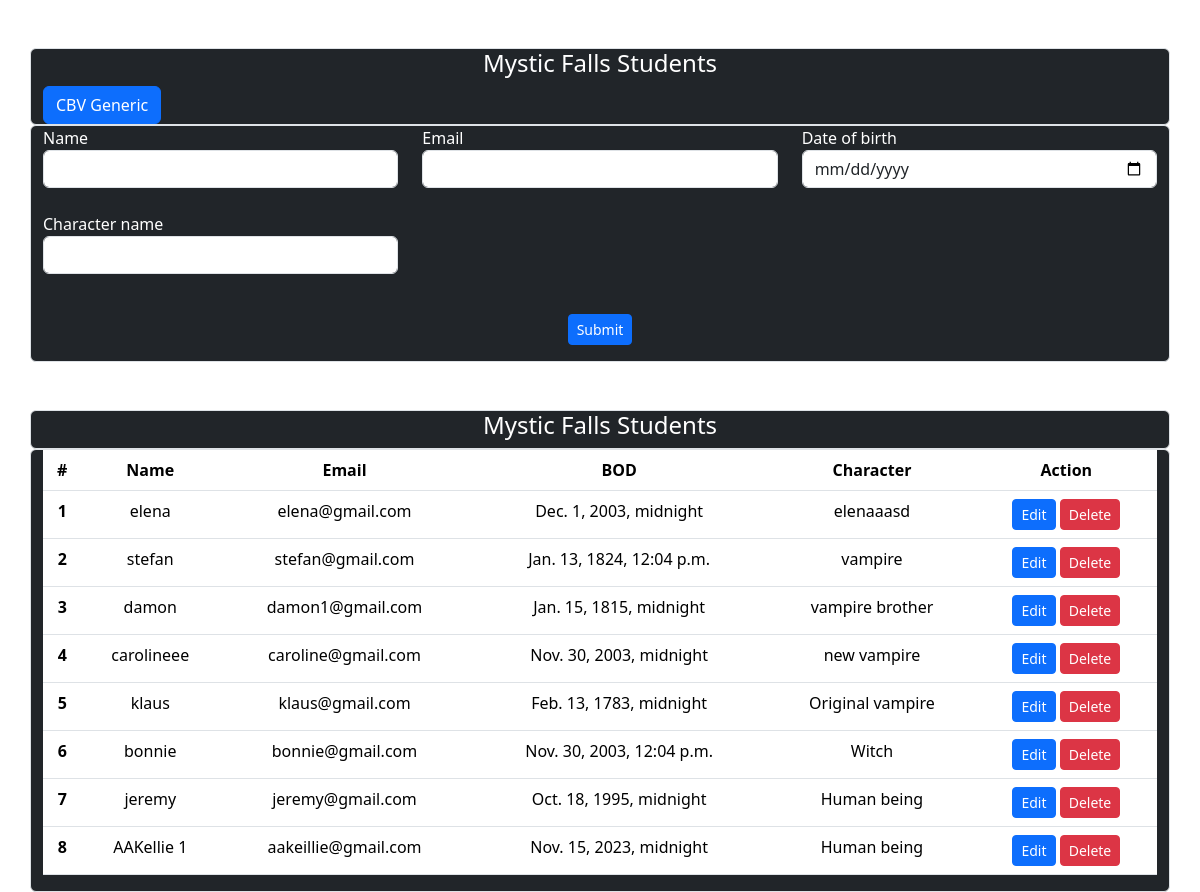
Before: / with the older database file.
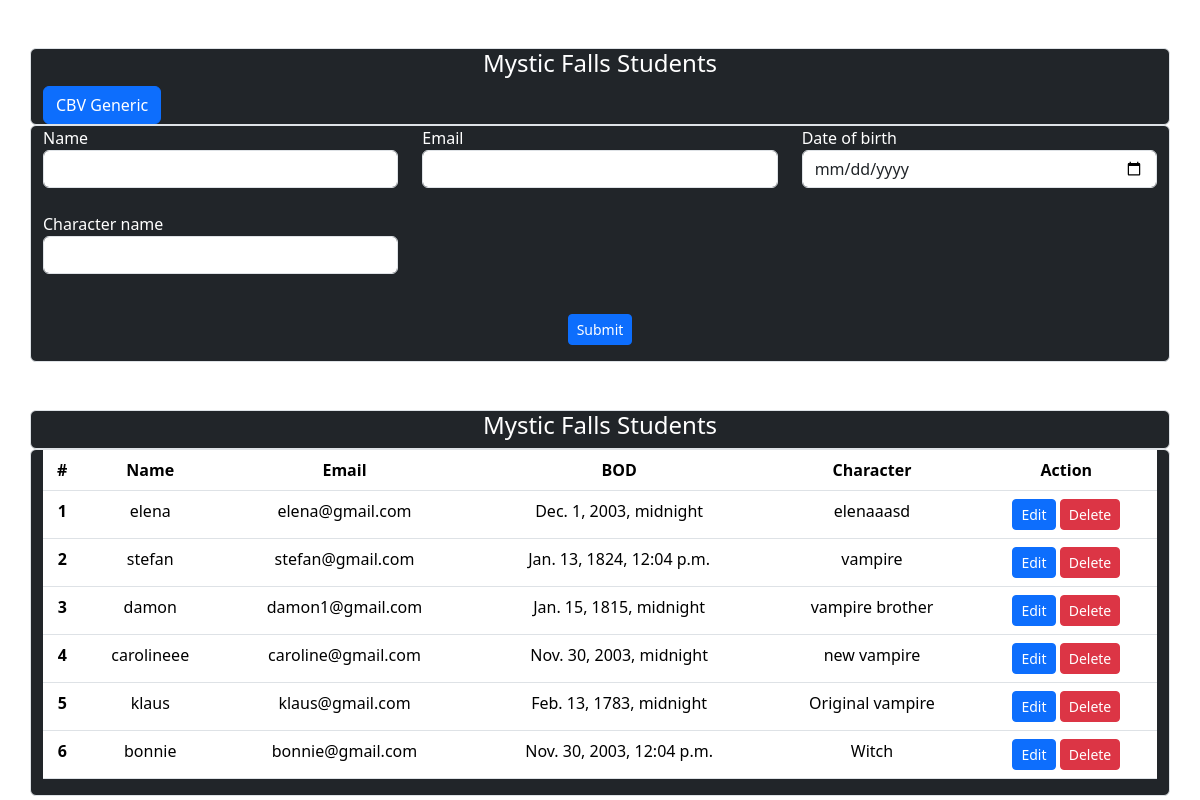
After: the same page with the newer database file.
### firstthreetopics/models.py (models this page shows, shortened)
class Base(models.Model):
    created_at = models.DateTimeField(auto_now_add=True)
    updated_at = models.DateTimeField(auto_now=True)
    class Meta:
        abstract = True

class Student(Base):
    name = models.CharField(max_length=100)
    email = models.EmailField()
    date_of_birth = models.DateTimeField()
    class Meta:
        verbose_name = _('Student')
        verbose_name_plural = _('Students')
        unique_together = ('email', 'name')

class Character(Base):
    student = models.ForeignKey(Student,on_delete=models.CASCADE)
    name = models.CharField(max_length=100,verbose_name=_('Character Name'))
    class Meta:
        verbose_name = _('Character')
        verbose_name_plural = _('Characters')

### firstthreetopics/views.py (the view, shortened to what this page needs)
# urls.py: path('', HomePageView.as_view(),name='home'),
class HomePageView(TemplateView): # to render home page as templateview
    template_name = 'home.html'
    def get_context_data(self,**kwargs):  # used to custom context pass to template
        context = super().get_context_data(**kwargs)
        context['title'] = 'Home Page'
        context['header_name'] = 'Mystic Falls Students'
        student_form = StudentForm()
        character_form = CharacterForm()
        context['student_form'] = student_form
        context['character_form'] = character_form
        context['students'] = Student.objects.all()
        return context

### firstthreetopics/forms.py
class StudentForm(forms.ModelForm):
    class Meta:
        model = Student
        fields = ['name', 'email', 'date_of_birth']
    date_of_birth = forms.DateField(
        widget=forms.DateInput(attrs={'class': 'date-input','type': 'date'}),
        input_formats=['%Y-%m-%d'],
        help_text='Format: YYYY-MM-DD'
    )
    def __init__(self, *args, **kwargs):
        super(StudentForm, self).__init__(*args, **kwargs)
        for field in self.fields:
            self.fields[field].widget.attrs['class'] = 'form-control'

class CharacterForm(forms.Form):
    character_name = forms.CharField(widget=forms.TextInput(attrs={'class':'form-control'}))

### firstthreetopics/templates/home.html (shortened to what this page needs)
{% extends 'base.html' %}
{% block content %}
    <div class="container mt-5 bg-dark text-white border rounded">
        <div class="header">
            <h4 class="text-center">{{header_name}}</h4>
        </div>
        <div class="header">
            <a href="{% url 'student_list' %}" class="btn btn-primary">CBV Generic</a>
        </div>
    </div>
    <div class="container bg-dark text-white border rounded">
        <form method="post" action="">
            <div class="form">
        <div class="row">
            {% for field in student_form %}
             <div class="col-md-4 pb-4">
                 {{field.label}}
                 {{field}}
               </div>
            {% endfor %}
             <div class="col-md-4 pb-4">
                 {{character_form.character_name.label}}
                 {{character_form.character_name}}
               </div>
        </div>
        <div class="text-center py-3">
            <button type="submit" class="btn btn-sm btn-primary">Submit</button>
        </div>
    </div>
        </form>
</div>
    <div class="container mt-5 bg-dark text-white border rounded">
        <div class="header">
            <h4 class="text-center">{{header_name}}</h4>
        </div>
    </div>
    <div class="container bg-dark text-white border rounded">
        {% if students %}
        <table class="table text-center">
          <thead>
            <tr>
              <th scope="col">#</th>
              <th scope="col">Name</th>
              <th scope="col">Email</th>
              <th scope="col">BOD</th>
                <th scope="col">Character</th>
                 <th scope="col">Action</th>
            </tr>
          </thead>
          <tbody>
           {% for student in students %}
            <tr>
              <th scope="row">{{forloop.counter}}</th>
              <td>{{student.name}}</td>
              <td>{{student.email}}</td>
              <td>{{student.date_of_birth}}</td>
              <td>{{student.character_set.first.name}}</td>
                <td>
                    <a href="{% url 'student_update' student.pk %}" class="btn btn-sm btn-primary" >Edit</a>
                    <a href="{% url 'student_delete' student.pk %}" class="btn btn-sm btn-danger" >Delete</a>
                </td>
            </tr>
            {% endfor %}
          </tbody>
        </table>
        {% else %}
        <h6>Please Check there are no any student in Mystic Falls</h6>
        {% endif %}
    </div>
{% endblock content %}

### firstthreetopics/templates/base.html (shortened to what this page needs)
<!DOCTYPE html>
<html lang="en">
<head>
        <link href="https://cdn.jsdelivr.net/npm/bootstrap@5.3.2/dist/css/bootstrap.min.css" rel="stylesheet">
</head>
<body>
    {% block content %}
    {% endblock content %}
</body>
</html>

Changed rows visible on the page:
removed Student: name "jeremy", email "jeremy@gmail.com", date_of_birth "Oct. 18, 1995, midnight", character_set.first.name "Human being"
removed Student: name "AAKellie 1", email "aakeillie@gmail.com", date_of_birth "Nov. 15, 2023, midnight", character_set.first.name "Human being"
